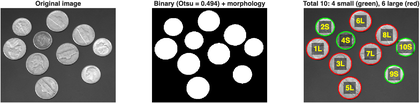
%> input picture lab/lab03/bai1_ket_qua.png, 420 x 103 px, shrunk from 1459 x 358 before the run, given in place of NoisyImage.jpg, which was not available
$ octave lab01_loigiai_mau.m   (GNU Octave 9; MATLAB toolbox functions it lacks are replaced by stand-ins)
%> lines starting %> are read from the running program, lines starting %| are printed output that depends on the picture; in (x1, y1, x2, y2) boxes, pixels count from 0 and x2, y2 are one past the last pixel; in counts of white or black regions, pixels touching at a corner belong together; the program's own positions count from 1
%% LAB 01 (MAU) - Loi giai tham khao cho de "Lab - 60 minutes"
% Cau 1: uoc luong nhieu + khu nhieu (3d)
% Cau 2: tao khung vien (3d)
% Cau 3: coins.png - histogram, nguong, dem dong xu (4d)
% Dat cac anh (NoisyImage.jpg, coins.png, coin2.png, F13.bmp) cung thu muc script.
clear; close all; clc;

%% ================= CAU 1: UOC LUONG NHIEU & KHU NHIEU =================
I = imread('NoisyImage.jpg');
%> I is the input picture: size 103x420x3 uint8; mean R, G, B 129.3, 128.3, 125.6
if size(I,3) == 3, G = rgb2gray(I); else, G = I; end
%> after `G = rgb2gray(I)`:
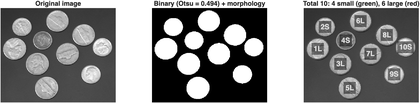
%> G: size 103x420 uint8; min 0, max 255, mean 128.3
Gd = im2double(G);

% (a) Nhan dang loai nhieu: ti le pixel cuc tri (0/255) -> muoi tieu
pSP = mean(G(:) == 0 | G(:) == 255);
%> pSP = 0.374
% (b) Uoc luong sigma bang vung phang: do lech chuan cua phan du Gd - median 3x3
resid  = Gd - medfilt2(Gd,[3 3]);
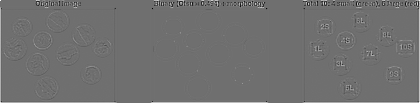
%> resid: size 103x420 double; min -0.78, max 1, mean 0.0053; drawn with min black and max white
sigma  = 1.4826 * median(abs(resid(:) - median(resid(:))));   % MAD
%> sigma = 0
fprintf('Ti le pixel 0/255 = %.2f %% | sigma uoc luong = %.4f\n', 100*pSP, sigma);
%| Ti le pixel 0/255 = 37.44 % | sigma uoc luong = 0.0000

figure('Name','Cau 1 - Phan tich nhieu');
subplot(1,2,1); imshow(G); title('Anh nhieu (xam)');
subplot(1,2,2); imhist(G);  title('Histogram');
%> after `title('Histogram')`:
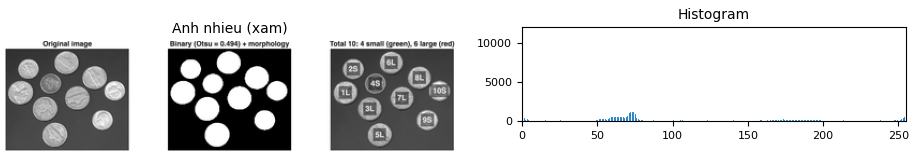
%> figure redrawn from the program's plot data, 2 panels

if pSP > 0.005
    kind = 'Salt & Pepper';  % loc trung vi: tot nhat voi nhieu xung
    if size(I,3) == 3
        R = I; for c = 1:3, R(:,:,c) = medfilt2(I(:,:,c),[3 3]); end
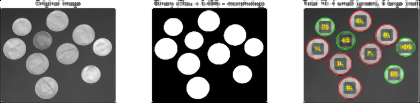
%> R: size 103x420x3 uint8; mean R, G, B 127.7, 127, 124.9
    else
        R = medfilt2(I,[3 3]);
    end
else
    kind = 'Gaussian';       % wiener2 thich nghi theo phuong sai cuc bo
    if size(I,3) == 3
        R = I; for c = 1:3, R(:,:,c) = wiener2(I(:,:,c),[5 5]); end
    else
        R = wiener2(I,[5 5]);
    end
end
fprintf('Loai nhieu nhan dang: %s\n', kind);
figure('Name','Cau 1 - Khu nhieu');
subplot(1,2,1); imshow(I); title('Anh nhieu');
subplot(1,2,2); imshow(R); title(['Khoi phuc (' kind ')']);

%% ================= CAU 2: KHUNG VIEN =================
% Y cung kich thuoc X, vien rong b = 50, phan trong lay tu X.
b = 50;
X = imread('cameraman.tif');                   % anh xam bat ky (doi ten file neu can)
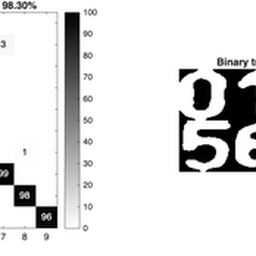
%> input picture lab/lab03/bai2_confusion_matrix.png (cropped and resized to the size of MATLAB's example picture, made grey), 256 x 256 px, given in place of cameraman.tif, which was not available
%> X is the input picture: size 256x256 uint8; min 0, max 255, mean 224.9
if size(X,3) == 3, X = rgb2gray(X); end
[h,w] = size(X);
%> h = 256; w = 256
mask = false(h,w); mask(b+1:h-b, b+1:w-b) = true;   % true = vung giu anh
%> after `mask(b+1:h-b, b+1:w-b) = true`:
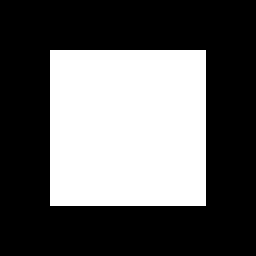
%> mask: size 256x256 logical; 37.1% white; 1 white region, box (x1, y1, x2, y2) and area: (50, 50, 206, 206) 24336

% (a) anh xam: vien den / trang
figure('Name','Cau 2a');
ttl = {'Vien den','Vien trang'};
for k = 1:2
    Y = X; Y(~mask) = (k-1)*255;               % k=1 den, k=2 trang
    subplot(1,2,k); imshow(Y); title(ttl{k});
end
%> this loop made 2 passes
%> pass 2, `imshow(Y)`:
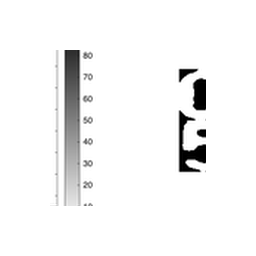
%> displayed picture: size 256x256, on the screen's scale of 0 to 255; min 0, max 255, mean 244.6

% (b) anh mau: den, trang, do, xanh la, xanh duong, vang
%> (the run ends here)
